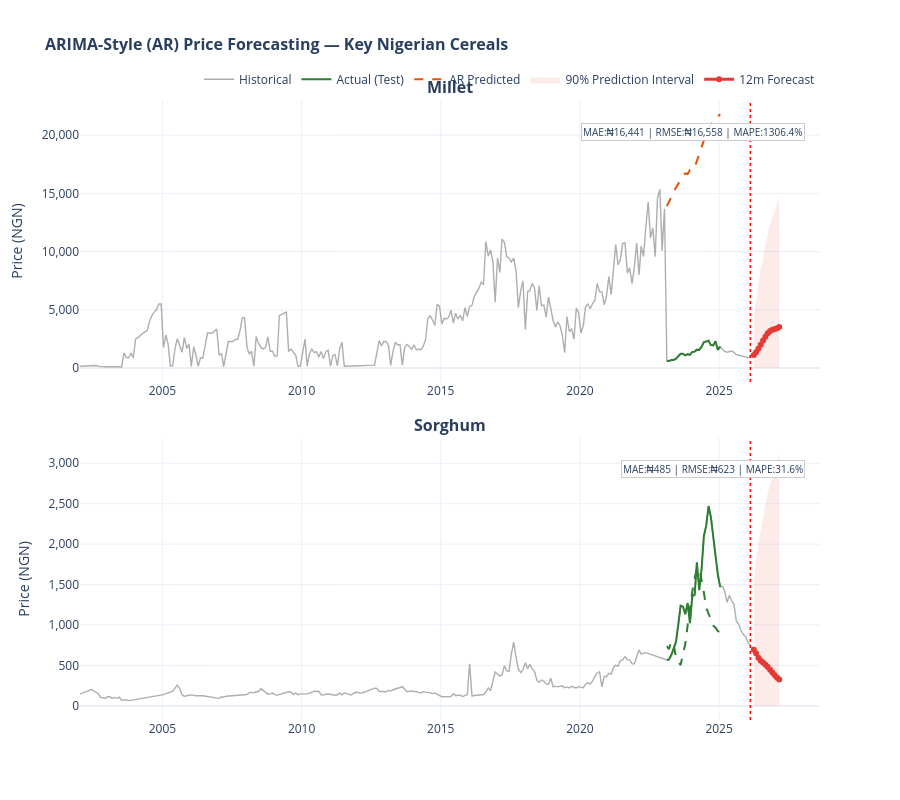

Notebook code cell kept with this figure:
### Markdown cell above
---
## ARIMA-Style Forecasting

### Code cell
import plotly.graph_objects as go
from plotly.subplots import make_subplots
from sklearn.linear_model import Ridge
from sklearn.preprocessing import StandardScaler
from sklearn.metrics import mean_absolute_error, mean_squared_error


# ── FIX 1: Check which commodities have recent enough data ──────
def check_commodity_coverage(commodity, min_year=2020):
    ts = df[df['commodity']==commodity].groupby('date')['price'].mean()
    if len(ts) == 0:
        return False, None, None
    max_yr = ts.index.max().year
    if max_yr < min_year:
        print(f"⚠️  {commodity}: data ends {max_yr} — skipping (too old to forecast)")
        return False, ts.index.min().year, max_yr
    return True, ts.index.min().year, max_yr

print("── Commodity coverage check ────────────────────────────")
for c in ['Maize','Millet','Sorghum']:
    ok, mn, mx = check_commodity_coverage(c)
    if ok:
        print(f"✅  {c}: {mn} → {mx}")
print("────────────────────────────────────────────────────────\n")


def ar_features(series, n_lags=12):
    f = pd.DataFrame({'y': series.values}, index=series.index)
    for l in range(1, n_lags+1):
        f[f'lag_{l}'] = f['y'].shift(l)
        # lag_1 = most recent diff, lag_12 = oldest — order matters for forecast loop
    f['rm3']  = f['y'].shift(1).rolling(3).mean()
    f['rm6']  = f['y'].shift(1).rolling(6).mean()
    f['rs3']  = f['y'].shift(1).rolling(3).std()  # NaN on zero-variance windows → handled by dropna
    f['msin'] = np.sin(2*np.pi*series.index.month/12)
    f['mcos'] = np.cos(2*np.pi*series.index.month/12)
    return f.dropna()


def ar_forecast(commodity, fwd=12, test_n=24):
    #─────────────────────────────
    ts = (df[df['commodity']==commodity]
          .groupby('date')['price'].mean().sort_index())

    if len(ts) < test_n + 24:
        raise ValueError(f"{commodity}: insufficient records ({len(ts)}) for test_n={test_n}")

    tsd  = ts.diff().dropna()
    feat = ar_features(tsd)
    X    = feat.drop(columns=['y'])
    y_f  = feat['y']

    sp   = len(X) - test_n
    sc   = StandardScaler()
    Xtr  = sc.fit_transform(X.iloc[:sp])
    Xte  = sc.transform(X.iloc[sp:])

    m = Ridge(alpha=1.0)
    m.fit(Xtr, y_f.iloc[:sp])

    dpred = m.predict(Xte)

    # Reconstruct price levels from cumulative differences
    last = ts.iloc[sp-1]
    lv   = [last]
    for d in dpred:
        lv.append(lv[-1] + d)
    lv  = np.array(lv[1:])
    act = ts.iloc[sp:sp+len(lv)]

    mae  = mean_absolute_error(act.values, lv)
    rmse = np.sqrt(mean_squared_error(act.values, lv))

    # ── FIX 3: Guard MAPE against near-zero actuals ─────────────
    nonzero = act.values != 0
    if nonzero.sum() == 0:
        mape = np.nan
    else:
        mape = np.mean(np.abs((act.values[nonzero] - lv[nonzero])
                               / act.values[nonzero])) * 100

    # ── FIX 4: Compute residual-based widening CI ────────────────
    residuals = act.values - lv
    resid_std = np.std(residuals)
    horizon   = np.arange(1, fwd+1)
    ci_width  = resid_std * np.sqrt(horizon)  # widens with forecast horizon

    # ── Forecast loop ────────────────────────────────────────────
    ld = tsd.values[-12:].tolist()
    lp = ts.values[-1]
    fp = []

    for step in range(fwd):
        # lags[0]=lag_1 (most recent diff), lags[-1]=lag_12 (oldest)
        # This matches ar_features column order: lag_1...lag_12
        lags = ld[-12:][::-1]

        fm  = ((ts.index[-1].month + step - 1) % 12) + 1
        row = (lags +
               [np.mean(ld[-3:]),
                np.mean(ld[-6:]),
                np.std(ld[-3:]) if len(ld) >= 3 else 0.0,
                np.sin(2*np.pi*fm/12),
                np.cos(2*np.pi*fm/12)])

        nd        = m.predict(sc.transform([row]))[0]
        # ── FIX 5: Renamed np_ → new_price (avoids numpy confusion)
        new_price = lp + nd
        fp.append(new_price)
        ld.append(nd)
        lp = new_price

    fd  = pd.date_range(
        ts.index[-1] + pd.DateOffset(months=1),
        periods=fwd, freq='MS'
    )
    fut    = pd.Series(fp, index=fd)
    upper  = pd.Series(fut.values + 1.645 * ci_width, index=fd)  # 90% upper
    lower  = pd.Series(fut.values - 1.645 * ci_width, index=fd)  # 90% lower
    lower  = lower.clip(lower=0)  # prices cannot go negative

    return ts, act, pd.Series(lv, index=act.index), fut, upper, lower, mae, rmse, mape


# ── Only forecast commodities with sufficient recent data ────────
comms_all = ['Maize', 'Millet', 'Sorghum']
comms     = [c for c in comms_all if check_commodity_coverage(c, min_year=2020)[0]]

if len(comms) == 0:
    print("❌ No commodities passed coverage check — check df")
else:
    palette = {'Maize':'#1565C0','Millet':'#E65100','Sorghum':'#2E7D32'}
    fig4    = make_subplots(
        rows=len(comms), cols=1,
        vertical_spacing=0.09,
        subplot_titles=[f'<b>{c}</b>' for c in comms]
    )
    ar_res = {}

    for i, comm in enumerate(comms, 1):
        ts, act, pred, fut, upper, lower, mae, rmse, mape = ar_forecast(comm)
        ar_res[comm] = dict(mae=mae, rmse=rmse, mape=mape, fut=fut)
        col = palette[comm]

        # Historical
        fig4.add_trace(go.Scatter(
            x=ts.index, y=ts.values, name='Historical',
            line=dict(color='rgba(120,120,120,0.6)', width=1.4),
            hovertemplate='%{x|%b %Y}<br>₦%{y:,.0f}<extra></extra>',
            showlegend=(i==1)
        ), row=i, col=1)

        # Actual test period
        fig4.add_trace(go.Scatter(
            x=act.index, y=act.values, name='Actual (Test)',
            line=dict(color='#2E7D32', width=2),
            hovertemplate='%{x|%b %Y}<br>Actual: ₦%{y:,.0f}<extra></extra>',
            showlegend=(i==1)
        ), row=i, col=1)

        # AR predicted (test period)
        fig4.add_trace(go.Scatter(
            x=pred.index, y=pred.values, name='AR Predicted',
            line=dict(color=col, width=2, dash='dash'),
            hovertemplate='%{x|%b %Y}<br>Predicted: ₦%{y:,.0f}<extra></extra>',
            showlegend=(i==1)
        ), row=i, col=1)

        # ── FIX 6: Proper widening CI band (not hardcoded ±10%) ──
        fig4.add_trace(go.Scatter(
            x=list(upper.index) + list(lower.index[::-1]),
            y=list(upper.values) + list(lower.values[::-1]),
            fill='toself',
            fillcolor='rgba(229,57,53,0.10)',
            line=dict(color='rgba(0,0,0,0)'),
            # ── FIX 7: Honest label — not '90% CI' ───────────────
            name='90% Prediction Interval',
            showlegend=(i==1),
            hoverinfo='skip'
        ), row=i, col=1)

        # 12m forecast line
        fig4.add_trace(go.Scatter(
            x=fut.index, y=fut.values, name='12m Forecast',
            line=dict(color='#E53935', width=3),
            hovertemplate='%{x|%b %Y}<br>Forecast: ₦%{y:,.0f}<extra></extra>',
            showlegend=(i==1)
        ), row=i, col=1)

        # Forecast start marker
        fig4.add_vline(
            x=ts.index[-1], line_dash='dot',
            line_color='red', line_width=1.5,
            row=i, col=1
        )

        # Metrics annotation
        mape_str = f'{mape:.1f}%' if not np.isnan(mape) else 'N/A'
        fig4.add_annotation(
            x=0.98, y=0.92, xref='x domain', yref='y domain',
            text=f'MAE:₦{mae:,.0f} | RMSE:₦{rmse:,.0f} | MAPE:{mape_str}',
            showarrow=False, font=dict(size=10),
            bgcolor='rgba(255,255,255,0.9)', bordercolor='#ccc',
            xanchor='right', row=i, col=1
        )

    fig4.update_layout(
        title=dict(
            text='<b>ARIMA-Style (AR) Price Forecasting — Key Nigerian Cereals</b>',
            font_size=16
        ),
        height=400 * len(comms),
        template='plotly_white',
        hovermode='x unified',
        legend=dict(orientation='h', yanchor='bottom', y=1.01, xanchor='right', x=1)
    )
    for r in range(1, len(comms)+1):
        fig4.update_yaxes(tickformat=',.0f', title_text='Price (NGN)', row=r, col=1)
    fig4.show()

    print("\n── Forecast Summary ────────────────────────────────────")
    for k, v in ar_res.items():
        mape_str = f"{v['mape']:.1f}%" if not np.isnan(v['mape']) else 'N/A'
        print(f"{k:20s} | MAE: ₦{v['mae']:,.0f} | MAPE: {mape_str} "
              f"| 12m Forecast: ₦{v['fut'].iloc[-1]:,.0f}")
    print("Kernel 4 complete.")

### Figure 1 — Plotly figure (JSON) as saved in the notebook; plotly's stock layout.template omitted (floating-point values rounded to 4 significant figures; data arrays with more than 128 entries replaced by an {"elided": "..."} marker saying what was removed)
{"data": [{"hovertemplate": "%{x|%b %Y}<br>₦%{y:,.0f}<extra></extra>", "line": {"color": "rgba(120,120,120,0.6)", "width": 1.4}, "name": "Historical", "showlegend": true, "type": "scatter", "x": {"elided": "280 str values"}, "xaxis": "x", "y": {"elided": "280 float values"}, "yaxis": "y"}, {"hovertemplate": "%{x|%b %Y}<br>Actual: ₦%{y:,.0f}<extra></extra>", "line": {"color": "#2E7D32", "width": 2}, "name": "Actual (Test)", "showlegend": true, "type": "scatter", "x": ["2023-02-15T00:00:00.000000", "2023-03-15T00:00:00.000000", "2023-04-15T00:00:00.000000", "2023-05-15T00:00:00.000000", "2023-06-15T00:00:00.000000", "2023-07-15T00:00:00.000000", "2023-08-15T00:00:00.000000", "2023-09-15T00:00:00.000000", "2023-10-15T00:00:00.000000", "2023-11-15T00:00:00.000000", "2023-12-15T00:00:00.000000", "2024-01-15T00:00:00.000000", "2024-02-15T00:00:00.000000", "2024-03-15T00:00:00.000000", "2024-04-15T00:00:00.000000", "2024-05-15T00:00:00.000000", "2024-06-15T00:00:00.000000", "2024-07-15T00:00:00.000000", "2024-08-15T00:00:00.000000", "2024-09-15T00:00:00.000000", "2024-10-15T00:00:00.000000", "2024-11-15T00:00:00.000000", "2024-12-15T00:00:00.000000", "2025-01-15T00:00:00.000000"], "xaxis": "x", "y": [617.8, 596.1, 686.8, 695.9, 802.5, 996.6, 1226.0, 1220.0, 1079.0, 1185.0, 1125.0, 1376.0, 1407.0, 1575.0, 1549.0, 1807.0, 2226.0, 2277.0, 2348.0, 1967.0, 1947.0, 2294.0, 1552.0, 1833.0], "yaxis": "y"}, {"hovertemplate": "%{x|%b %Y}<br>Predicted: ₦%{y:,.0f}<extra></extra>", "line": {"color": "#E65100", "dash": "dash", "width": 2}, "name": "AR Predicted", "showlegend": true, "type": "scatter", "x": ["2023-02-15T00:00:00.000000", "2023-03-15T00:00:00.000000", "2023-04-15T00:00:00.000000", "2023-05-15T00:00:00.000000", "2023-06-15T00:00:00.000000", "2023-07-15T00:00:00.000000", "2023-08-15T00:00:00.000000", "2023-09-15T00:00:00.000000", "2023-10-15T00:00:00.000000", "2023-11-15T00:00:00.000000", "2023-12-15T00:00:00.000000", "2024-01-15T00:00:00.000000", "2024-02-15T00:00:00.000000", "2024-03-15T00:00:00.000000", "2024-04-15T00:00:00.000000", "2024-05-15T00:00:00.000000", "2024-06-15T00:00:00.000000", "2024-07-15T00:00:00.000000", "2024-08-15T00:00:00.000000", "2024-09-15T00:00:00.000000", "2024-10-15T00:00:00.000000", "2024-11-15T00:00:00.000000", "2024-12-15T00:00:00.000000", "2025-01-15T00:00:00.000000"], "xaxis": "x", "y": [13900.0, 14250.0, 14680.0, 15170.0, 15490.0, 15920.0, 16180.0, 16500.0, 16720.0, 16660.0, 17000.0, 16990.0, 17240.0, 17800.0, 18290.0, 19060.0, 19560.0, 20110.0, 20600.0, 20920.0, 21200.0, 21360.0, 21570.0, 21810.0], "yaxis": "y"}, {"fill": "toself", "fillcolor": "rgba(229,57,53,0.10)", "hoverinfo": "skip", "line": {"color": "rgba(0,0,0,0)"}, "name": "90% Prediction Interval", "showlegend": true, "type": "scatter", "x": ["2026-04-01T00:00:00", "2026-05-01T00:00:00", "2026-06-01T00:00:00", "2026-07-01T00:00:00", "2026-08-01T00:00:00", "2026-09-01T00:00:00", "2026-10-01T00:00:00", "2026-11-01T00:00:00", "2026-12-01T00:00:00", "2027-01-01T00:00:00", "2027-02-01T00:00:00", "2027-03-01T00:00:00", "2027-03-01T00:00:00", "2027-02-01T00:00:00", "2027-01-01T00:00:00", "2026-12-01T00:00:00", "2026-11-01T00:00:00", "2026-10-01T00:00:00", "2026-09-01T00:00:00", "2026-08-01T00:00:00", "2026-07-01T00:00:00", "2026-06-01T00:00:00", "2026-05-01T00:00:00", "2026-04-01T00:00:00"], "xaxis": "x", "y": [4340.0, 5915.0, 7252.0, 8464.0, 9583.0, 10610.0, 11530.0, 12320.0, 12990.0, 13580.0, 14130.0, 14710.0, 0, 0, 0, 0, 0, 0, 0, 0, 0, 0, 0, 0], "yaxis": "y"}, {"hovertemplate": "%{x|%b %Y}<br>Forecast: ₦%{y:,.0f}<extra></extra>", "line": {"color": "#E53935", "width": 3}, "name": "12m Forecast", "showlegend": true, "type": "scatter", "x": ["2026-04-01T00:00:00.000000", "2026-05-01T00:00:00.000000", "2026-06-01T00:00:00.000000", "2026-07-01T00:00:00.000000", "2026-08-01T00:00:00.000000", "2026-09-01T00:00:00.000000", "2026-10-01T00:00:00.000000", "2026-11-01T00:00:00.000000", "2026-12-01T00:00:00.000000", "2027-01-01T00:00:00.000000", "2027-02-01T00:00:00.000000", "2027-03-01T00:00:00.000000"], "xaxis": "x", "y": [1107.0, 1343.0, 1653.0, 1999.0, 2355.0, 2689.0, 2979.0, 3180.0, 3296.0, 3356.0, 3413.0, 3517.0], "yaxis": "y"}, {"hovertemplate": "%{x|%b %Y}<br>₦%{y:,.0f}<extra></extra>", "line": {"color": "rgba(120,120,120,0.6)", "width": 1.4}, "name": "Historical", "showlegend": false, "type": "scatter", "x": {"elided": "241 str values"}, "xaxis": "x2", "y": {"elided": "241 float values"}, "yaxis": "y2"}, {"hovertemplate": "%{x|%b %Y}<br>Actual: ₦%{y:,.0f}<extra></extra>", "line": {"color": "#2E7D32", "width": 2}, "name": "Actual (Test)", "showlegend": false, "type": "scatter", "x": ["2023-02-15T00:00:00.000000", "2023-03-15T00:00:00.000000", "2023-04-15T00:00:00.000000", "2023-05-15T00:00:00.000000", "2023-06-15T00:00:00.000000", "2023-07-15T00:00:00.000000", "2023-08-15T00:00:00.000000", "2023-09-15T00:00:00.000000", "2023-10-15T00:00:00.000000", "2023-11-15T00:00:00.000000", "2023-12-15T00:00:00.000000", "2024-01-15T00:00:00.000000", "2024-02-15T00:00:00.000000", "2024-03-15T00:00:00.000000", "2024-04-15T00:00:00.000000", "2024-05-15T00:00:00.000000", "2024-06-15T00:00:00.000000", "2024-07-15T00:00:00.000000", "2024-08-15T00:00:00.000000", "2024-09-15T00:00:00.000000", "2024-10-15T00:00:00.000000", "2024-11-15T00:00:00.000000", "2024-12-15T00:00:00.000000", "2025-01-15T00:00:00.000000"], "xaxis": "x2", "y": [567.1, 574.1, 628.1, 702.1, 790.8, 1006.0, 1239.0, 1227.0, 1134.0, 1271.0, 1023.0, 1359.0, 1373.0, 1775.0, 1430.0, 1683.0, 2102.0, 2225.0, 2471.0, 2333.0, 2109.0, 1815.0, 1624.0, 1471.0], "yaxis": "y2"}, {"hovertemplate": "%{x|%b %Y}<br>Predicted: ₦%{y:,.0f}<extra></extra>", "line": {"color": "#2E7D32", "dash": "dash", "width": 2}, "name": "AR Predicted", "showlegend": false, "type": "scatter", "x": ["2023-02-15T00:00:00.000000", "2023-03-15T00:00:00.000000", "2023-04-15T00:00:00.000000", "2023-05-15T00:00:00.000000", "2023-06-15T00:00:00.000000", "2023-07-15T00:00:00.000000", "2023-08-15T00:00:00.000000", "2023-09-15T00:00:00.000000", "2023-10-15T00:00:00.000000", "2023-11-15T00:00:00.000000", "2023-12-15T00:00:00.000000", "2024-01-15T00:00:00.000000", "2024-02-15T00:00:00.000000", "2024-03-15T00:00:00.000000", "2024-04-15T00:00:00.000000", "2024-05-15T00:00:00.000000", "2024-06-15T00:00:00.000000", "2024-07-15T00:00:00.000000", "2024-08-15T00:00:00.000000", "2024-09-15T00:00:00.000000", "2024-10-15T00:00:00.000000", "2024-11-15T00:00:00.000000", "2024-12-15T00:00:00.000000", "2025-01-15T00:00:00.000000"], "xaxis": "x2", "y": [739.0, 700.5, 800.3, 761.9, 593.7, 552.3, 503.9, 648.4, 761.0, 997.7, 1224.0, 1411.0, 1581.0, 1689.0, 1707.0, 1570.0, 1402.0, 1216.0, 1135.0, 1052.0, 992.7, 966.2, 925.5, 904.8], "yaxis": "y2"}, {"fill": "toself", "fillcolor": "rgba(229,57,53,0.10)", "hoverinfo": "skip", "line": {"color": "rgba(0,0,0,0)"}, "name": "90% Prediction Interval", "showlegend": false, "type": "scatter", "x": ["2026-04-01T00:00:00", "2026-05-01T00:00:00", "2026-06-01T00:00:00", "2026-07-01T00:00:00", "2026-08-01T00:00:00", "2026-09-01T00:00:00", "2026-10-01T00:00:00", "2026-11-01T00:00:00", "2026-12-01T00:00:00", "2027-01-01T00:00:00", "2027-02-01T00:00:00", "2027-03-01T00:00:00", "2027-03-01T00:00:00", "2027-02-01T00:00:00", "2027-01-01T00:00:00", "2026-12-01T00:00:00", "2026-11-01T00:00:00", "2026-10-01T00:00:00", "2026-09-01T00:00:00", "2026-08-01T00:00:00", "2026-07-01T00:00:00", "2026-06-01T00:00:00", "2026-05-01T00:00:00", "2026-04-01T00:00:00"], "xaxis": "x2", "y": [1508.0, 1801.0, 2003.0, 2184.0, 2354.0, 2499.0, 2631.0, 2746.0, 2851.0, 2947.0, 3043.0, 3139.0, 0, 0, 0, 0, 0, 0, 0, 0, 0, 0, 0, 0], "yaxis": "y2"}, {"hovertemplate": "%{x|%b %Y}<br>Forecast: ₦%{y:,.0f}<extra></extra>", "line": {"color": "#E53935", "width": 3}, "name": "12m Forecast", "showlegend": false, "type": "scatter", "x": ["2026-04-01T00:00:00.000000", "2026-05-01T00:00:00.000000", "2026-06-01T00:00:00.000000", "2026-07-01T00:00:00.000000", "2026-08-01T00:00:00.000000", "2026-09-01T00:00:00.000000", "2026-10-01T00:00:00.000000", "2026-11-01T00:00:00.000000", "2026-12-01T00:00:00.000000", "2027-01-01T00:00:00.000000", "2027-02-01T00:00:00.000000", "2027-03-01T00:00:00.000000"], "xaxis": "x2", "y": [695.4, 652.0, 595.6, 559.0, 536.9, 509.4, 481.8, 448.4, 413.7, 378.0, 348.2, 324.9], "yaxis": "y2"}], "layout": {"annotations": [{"font": {"size": 16}, "showarrow": false, "text": "<b>Millet</b>", "x": 0.5, "xanchor": "center", "xref": "paper", "y": 1, "yanchor": "bottom", "yref": "paper"}, {"font": {"size": 16}, "showarrow": false, "text": "<b>Sorghum</b>", "x": 0.5, "xanchor": "center", "xref": "paper", "y": 0.455, "yanchor": "bottom", "yref": "paper"}, {"bgcolor": "rgba(255,255,255,0.9)", "bordercolor": "#ccc", "font": {"size": 10}, "showarrow": false, "text": "MAE:₦16,441 | RMSE:₦16,558 | MAPE:1306.4%", "x": 0.98, "xanchor": "right", "xref": "x domain", "y": 0.92, "yref": "y domain"}, {"bgcolor": "rgba(255,255,255,0.9)", "bordercolor": "#ccc", "font": {"size": 10}, "showarrow": false, "text": "MAE:₦485 | RMSE:₦623 | MAPE:31.6%", "x": 0.98, "xanchor": "right", "xref": "x2 domain", "y": 0.92, "yref": "y2 domain"}], "height": 800, "hovermode": "x unified", "legend": {"orientation": "h", "x": 1, "xanchor": "right", "y": 1.01, "yanchor": "bottom"}, "shapes": [{"line": {"color": "red", "dash": "dot", "width": 1.5}, "type": "line", "x0": "2026-02-15T00:00:00", "x1": "2026-02-15T00:00:00", "xref": "x", "y0": 0, "y1": 1, "yref": "y domain"}, {"line": {"color": "red", "dash": "dot", "width": 1.5}, "type": "line", "x0": "2026-02-15T00:00:00", "x1": "2026-02-15T00:00:00", "xref": "x2", "y0": 0, "y1": 1, "yref": "y2 domain"}], "title": {"font": {"size": 16}, "text": "<b>ARIMA-Style (AR) Price Forecasting — Key Nigerian Cereals</b>"}, "xaxis": {"anchor": "y", "domain": [0, 1]}, "xaxis2": {"anchor": "y2", "domain": [0, 1]}, "yaxis": {"anchor": "x", "domain": [0.545, 1], "tickformat": ",.0f", "title": {"text": "Price (NGN)"}}, "yaxis2": {"anchor": "x2", "domain": [0, 0.455], "tickformat": ",.0f", "title": {"text": "Price (NGN)"}}}}
